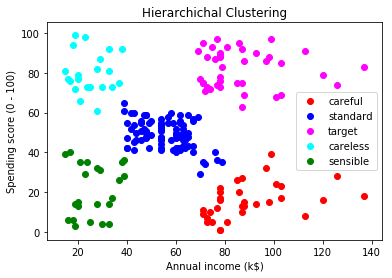

This chart was generated by the following Python code:
#importing the libraries
import numpy as np
import matplotlib.pyplot as plt
import pandas as pd

#importing  dataset
dataset = pd.read_csv('Mall_Customers.csv')
X = dataset.iloc[:,[3,4]].values

#using dendrogram method to find the optimal number of clusters
import scipy.cluster.hierarchy as sch
dendrogram = sch.dendrogram(sch.linkage(X, 'ward'))
plt.title('Dendrogram')
plt.xlabel('points')
plt.ylabel('distance between clusters / dissimilarities')

#fitting hierarchichal into dataset
from sklearn.cluster import AgglomerativeClustering
hc = AgglomerativeClustering(n_clusters = 5, affinity = 'euclidean', linkage = 'ward')
y_hc = hc.fit_predict(X)

#visualising the hierarchichal clustering
plt.scatter(X[y_hc == 0,0], X[y_hc == 0,1], c = 'red', label = 'careful')
plt.scatter(X[y_hc == 1,0], X[y_hc == 1,1], c = 'blue', label = 'standard')
plt.scatter(X[y_hc == 2,0], X[y_hc == 2,1], c = 'magenta', label = 'target')
plt.scatter(X[y_hc == 3,0], X[y_hc == 3,1], c = 'cyan', label = 'careless')
plt.scatter(X[y_hc == 4,0], X[y_hc == 4,1], c = 'green', label = 'sensible')
plt.title('Hierarchichal Clustering')
plt.xlabel('Annual income (k$)')
plt.ylabel('Spending score (0 - 100)')
plt.legend()
plt.show()
